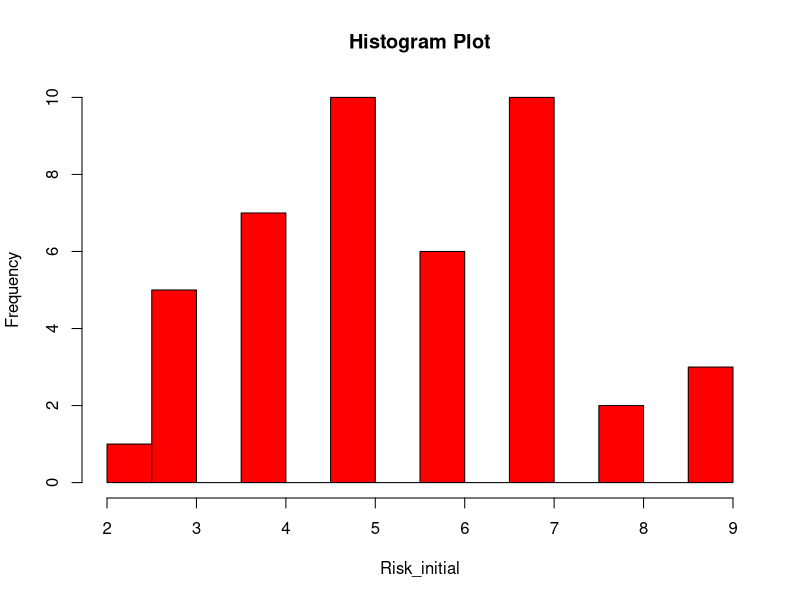
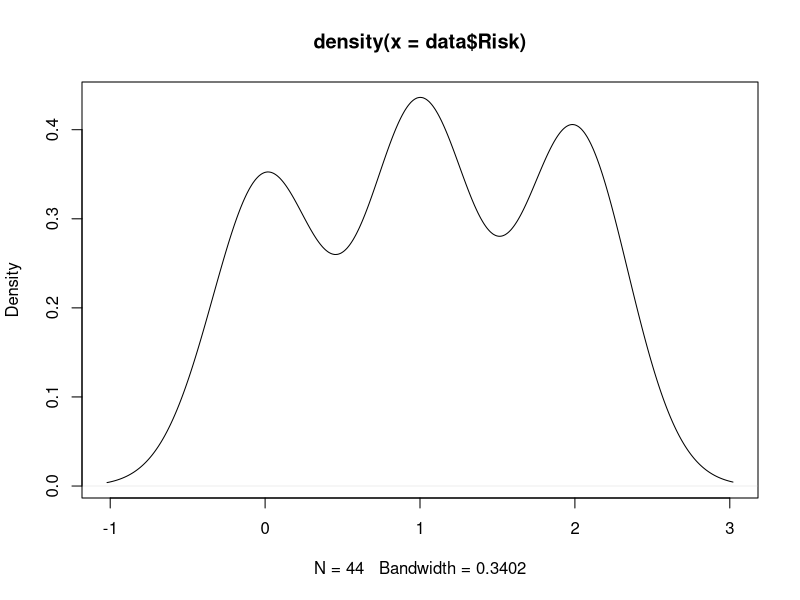
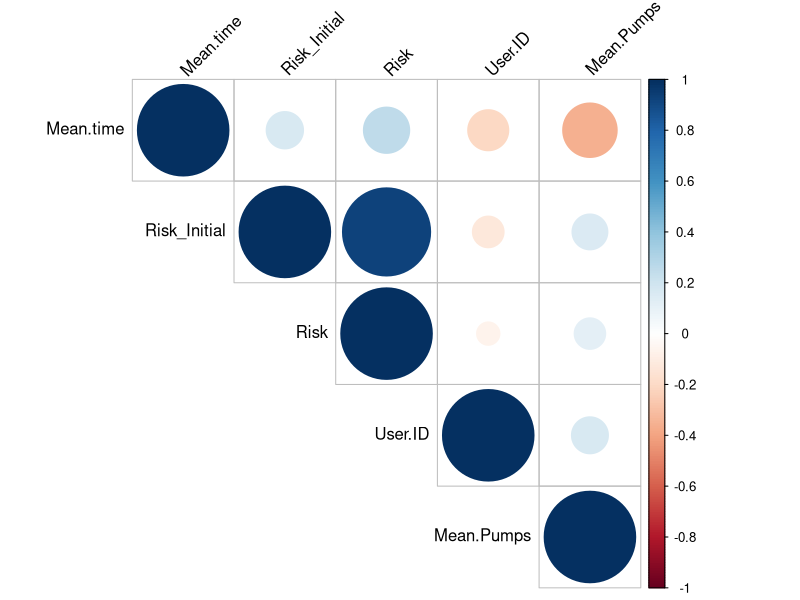
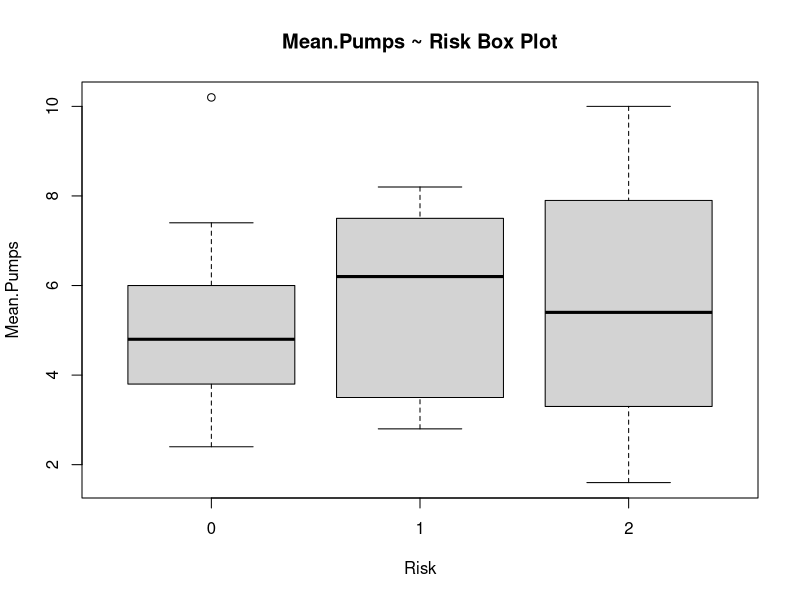
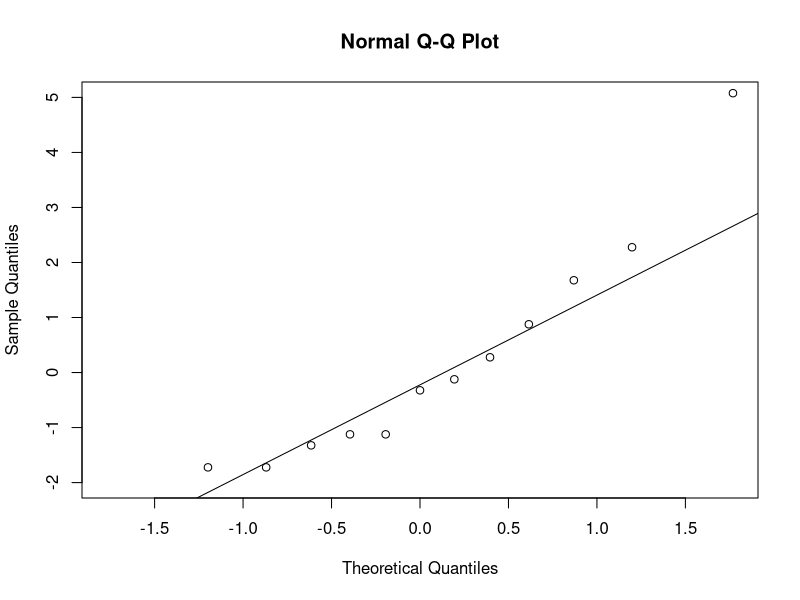
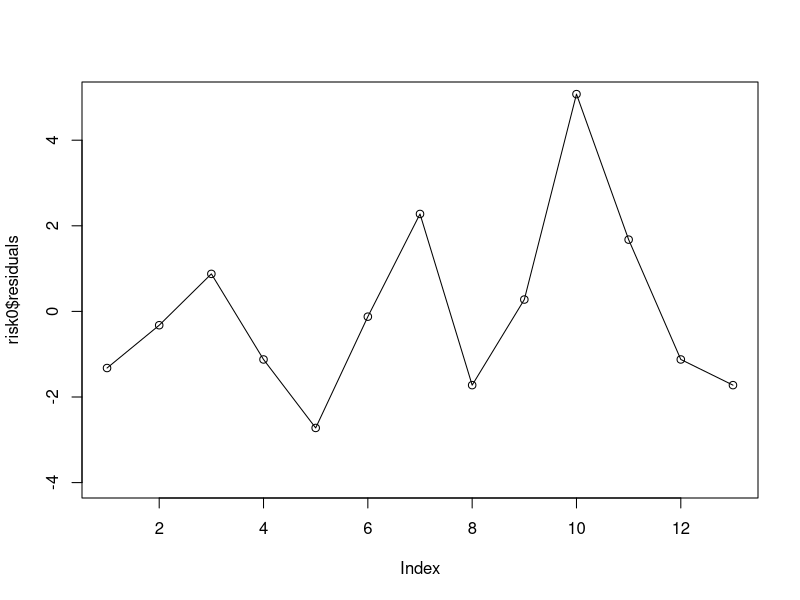
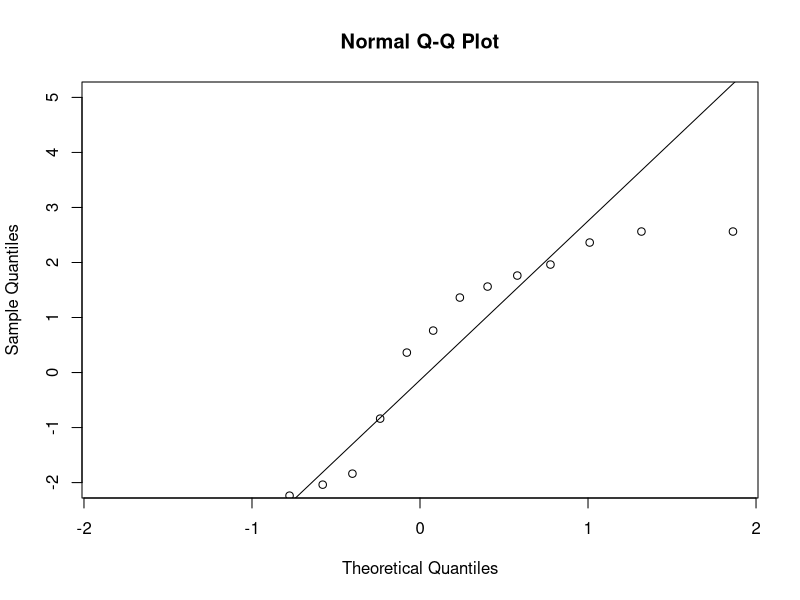
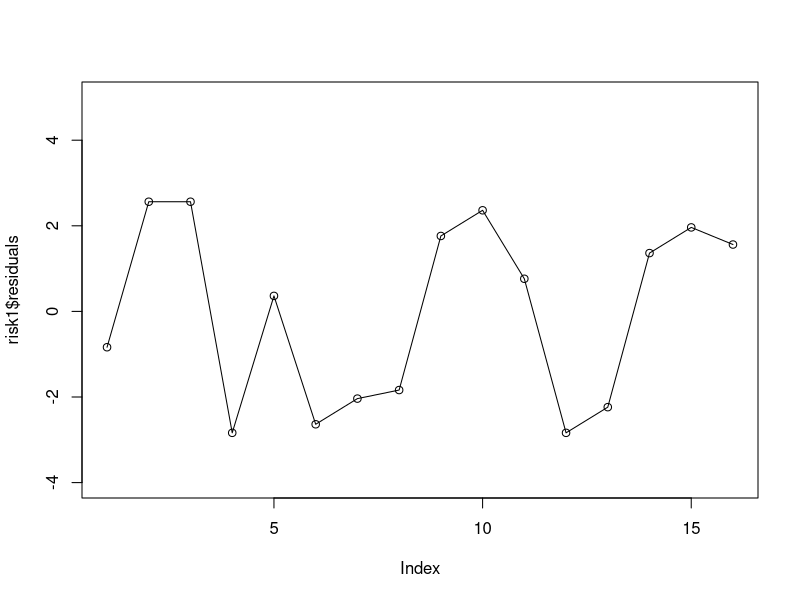

The R script that drew these images, in order:
#################################
### STATISTICAL DATA ANALYSIS ###
###   TEL-AVIV UNIVERSITY     ###
###     MAXIM,ALON,OLGA       ###
###         GROUP 5           ###
#################################


data <- read.csv("data-processed-no_outliers.csv")
factor_levels <- read.csv("factor_levels.csv")


# DATA EXPLORATION
data
head(data)

dim(data)
nrow(data)
ncol(data)
summary(data)

class(data$Mean.Pumps)
class(data$Mean.time)
class(data$Risk)


hist(data$Risk_Initial, breaks = 10, col = "red", main = "Histogram Plot", xlab = "Risk_initial")
#To see the distribution of our level so that we can
#know if our factor ranges were good enough


#density test for the Risk
d_1 <- density(data$Risk)
plot(d_1)

#correlation matrix
res <- cor(data)
round(res, 2)
library(corrplot)
corrplot(res, type = "upper", order = "hclust", 
         tl.col = "black", tl.srt = 45)


########Model assumptions validation######### 

#FIRST FACTOR - PUMPS 

#Validate that the Residuals have constant variance with a Box plot:
boxplot(Mean.Pumps ~ Risk, data=data)
title("Mean.Pumps ~ Risk Box Plot")


#risk 0 - Levels 1-4
risk0 <- lm(Mean.Pumps.risk0~risk0, data=factor_levels)

#Validate that the Residuals are normally distributed with a Q-Q plot:
qqnorm(risk0$residuals,ylim=c(-2,5))
qqline(risk0$residuals)

#Validate that the Residuals are independent of each other:
plot(risk0$residuals, ylim = c(-4,5))
lines(na.omit(risk0$residuals))

# risk1 - Levels 5-7
risk1 <- lm(Mean.Pumps.risk1~risk1, data=factor_levels)

#Validate that the Residuals are normally distributed with a Q-Q plot:
qqnorm(risk1$residuals,ylim=c(-2,5))
qqline(risk1$residuals)

#Validate that the Residuals are independent of each other:
plot(risk1$residuals, ylim = c(-4,5))
lines(na.omit(risk1$residuals))

# risk2 - Levels 8-10
risk2 <- lm(Mean.Pumps.risk2~risk2, data=factor_levels)

#Validate that the Residuals are normally distributed with a Q-Q plot:
qqnorm(risk2$residuals,ylim=c(-2,5))
qqline(risk2$residuals)

#Validate that the Residuals are independent of each other:
plot(risk2$residuals, ylim = c(-4,5))
lines(na.omit(risk2$residuals))


#SECOND FACTOR - TIME


#Validate that the Residuals have constant variance with a Box plot:
boxplot (Mean.time ~ Risk, data=data)
title("Mean.time ~ Risk Box Plot")

#risk 0 - Levels 1-4
risk0 <- lm(Mean.time.risk0~risk0, data=factor_levels)

#Validate that the Residuals are normally distributed with a Q-Q plot:
qqnorm(risk0$residuals,ylim=c(-1,2))
qqline(risk0$residuals)

#Validate that the Residuals are independent of each other:
plot(risk0$residuals, ylim = c(-1,5))
lines(na.omit(risk0$residuals))

# risk1 - Levels 5-7
risk1 <- lm(Mean.time.risk1~risk1, data=factor_levels)# look how to do all graph in the same skala

#Validate that the Residuals are normally distributed with a Q-Q plot:
qqnorm(risk1$residuals,ylim=c(-1,2))
qqline(risk1$residuals)

#Validate that the Residuals are independent of each other:
plot(risk1$residuals, ylim = c(-1,5))
lines(na.omit(risk1$residuals))

# risk2 - Levels 8-10
risk2 <- lm(Mean.time.risk2~risk2, data=factor_levels)

#Validate that the Residuals are normally distributed with a Q-Q plot:
qqnorm(risk2$residuals,ylim=c(-1,2))
qqline(risk2$residuals)

#Validate that the Residuals are independent of each other:
plot(risk2$residuals, ylim = c(-1,5))
lines(na.omit(risk2$residuals))


#######ANOVA#######

data$Risk <- as.numeric(data$Risk) # change data type from integer to numeric

# anova for PUMPS
lm.model_1 <- lm(Mean.Pumps ~ Risk, data = data)
anova(lm.model_1)


# anova for TIME
lm.model_2 <- lm(Mean.time ~ Risk, data = data)
anova(lm.model_2)


####Logistic regression####
binary.raw <- read.csv("data-processed-binary.csv", header = TRUE)

summary(binary.raw)

# only take relevant columns for our analysis 
binary1 <- subset(binary.raw, select = c(1,2))
binary2 <- subset(binary.raw, select = c(1, 3))

summary(binary1)
summary(binary2)
# change survived data type to categorical
binary1$binary.pumps <- as.factor(binary1$binary.pumps)
binary2$binary.time <- as.factor(binary2$binary.time)
# build a model based on Logistic Regression 
model.1 <- glm(binary.pumps ~ ., family = binomial, data = binary1)
summary(model.1)

model.2 <- glm(binary.time ~ ., family = binomial, data = binary2)
summary(model.2)

# predict results for new records using our model:
new.data1 <- data.frame(Risk = 0)
new.data2 <- data.frame(Risk = 1)
new.data3 <- data.frame(Risk = 2)

#predictions for model 1
predict(object = model.1, newdata = new.data1, type = 'response')
predict(object = model.1, newdata = new.data2, type = 'response')
predict(object = model.1, newdata = new.data3, type = 'response')

#predictions for model 2
predict(object = model.2, newdata = new.data1, type = 'response')
predict(object = model.2, newdata = new.data2, type = 'response')
predict(object = model.2, newdata = new.data3, type = 'response')


#Goodness of Fit for the logistic regression model
library(pscl) 
pR2(model.1)
pR2(model.2)
#The McFadden ranges from 0 to just under 1 
#Low McFadden value indicates that the model has no predictive power
